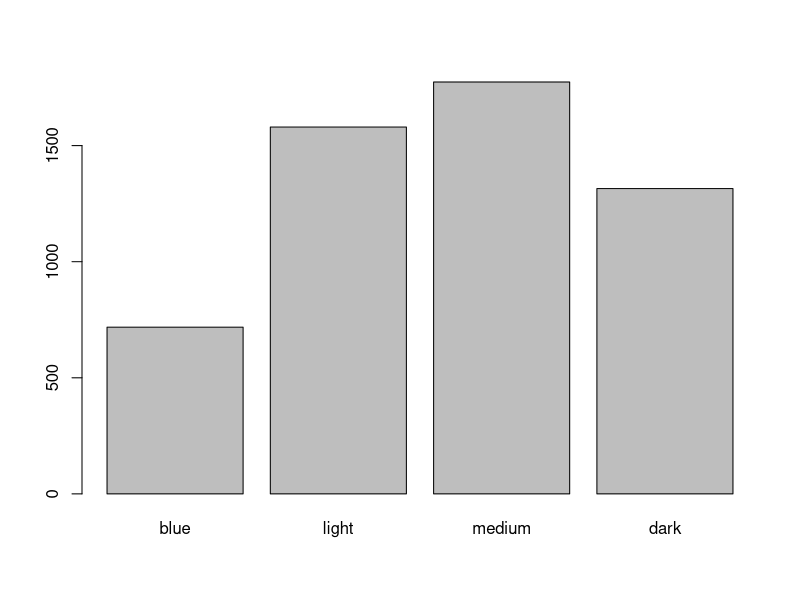
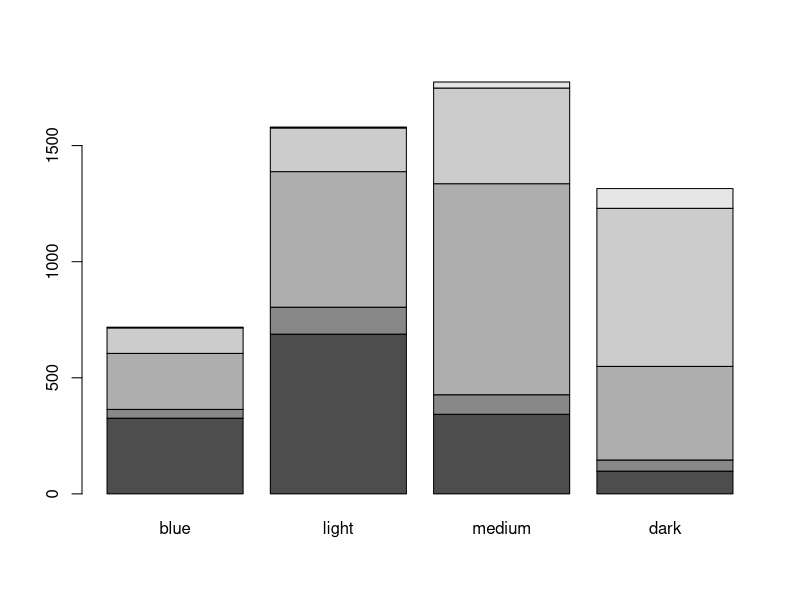
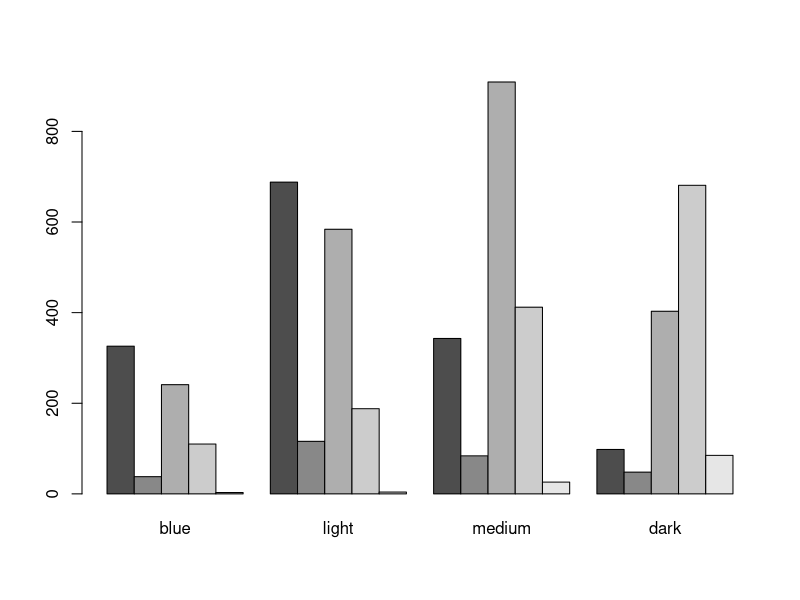
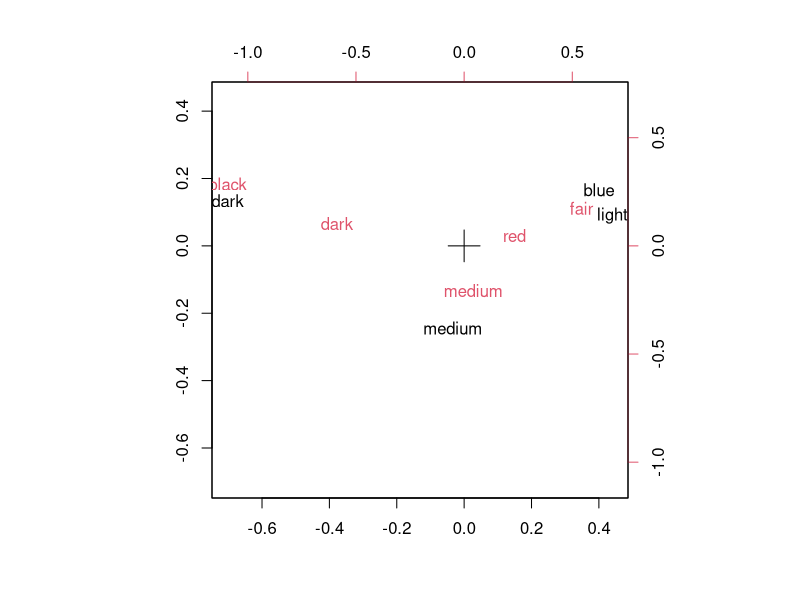

R code for these plots, in order:
# 1.  In the mass package, there is a dataset named describe what is contained in the caith dataset.

# 2. Describe what is stored in variable EyeColor
require(MASS)
EyeColor <- rowSums(caith)

# 3. Create a new variable called HairColor that is colors across different eye colors.
HairColor <- colSums(caith)

# 4. Create a histogram of eye colors.  What is the most common eye color
barplot(EyeColor)
# the most common EyeColor is "medium" 

# 5. Describe what the following line of code does:
caitha <- as.matrix(caith)
# turns the data frame into a matrix

# 6. Describe what the following line of code does:
barplot(t(as.matrix(caith)))
# makes a stacked bar plot

# 7. Modify the barplot function in #6 so that it produced a plot similar to that shown below:
barplot(t(as.matrix(caith)),beside=TRUE)
# makes a clustered bar plot

# 8. relationship between hair/eye color ? 
# dark eyes appear to have dark hair
# black hair and dark eyes
# medium eyes appear to have medium hair
corresp(caith)
biplot(corresp(caith, nf = 2))





